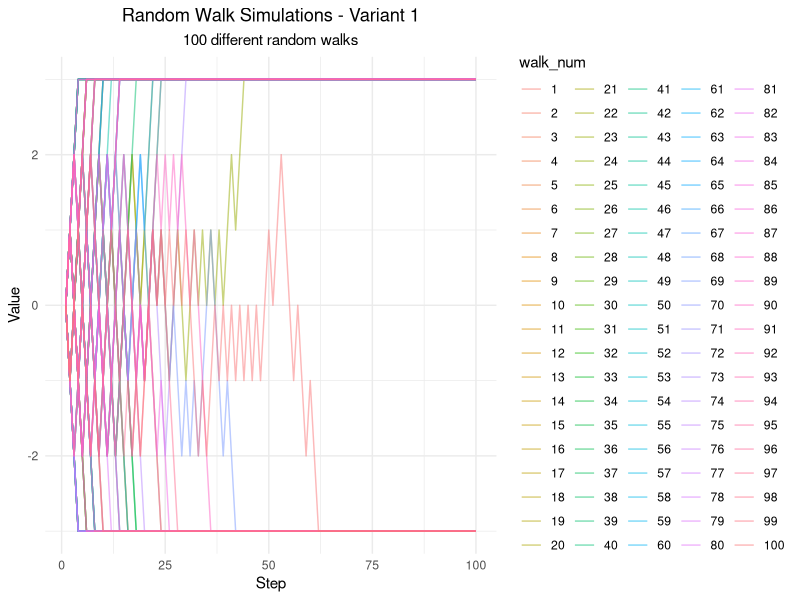
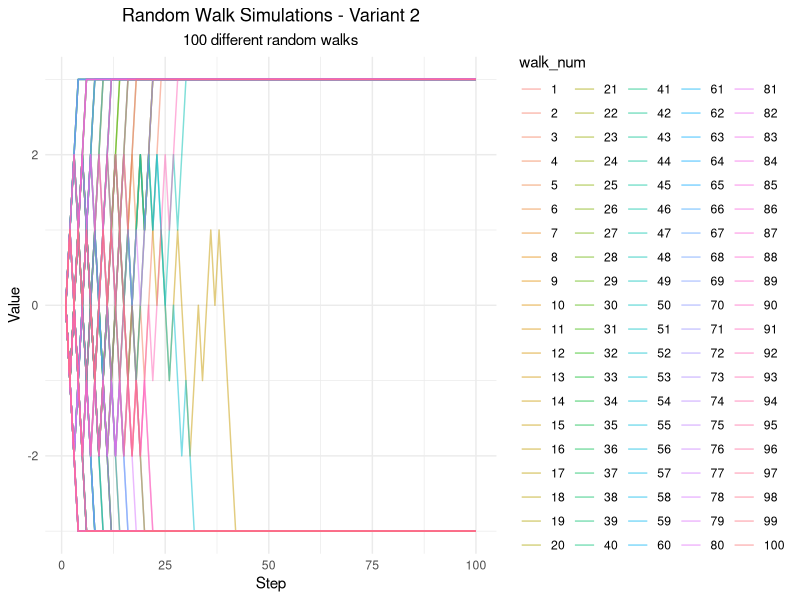
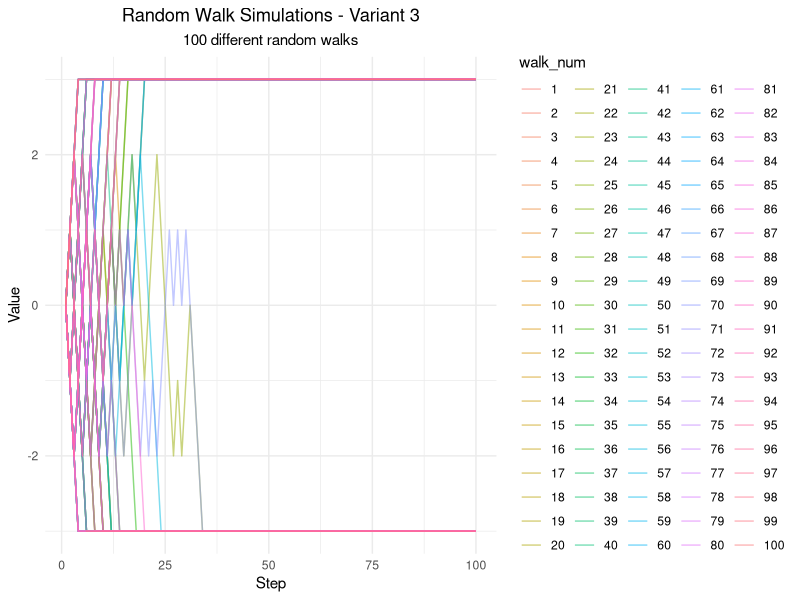
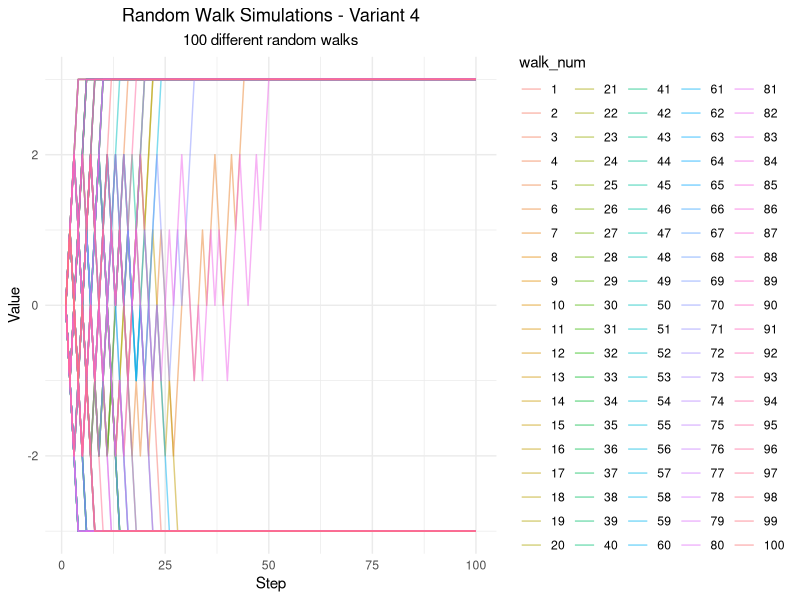
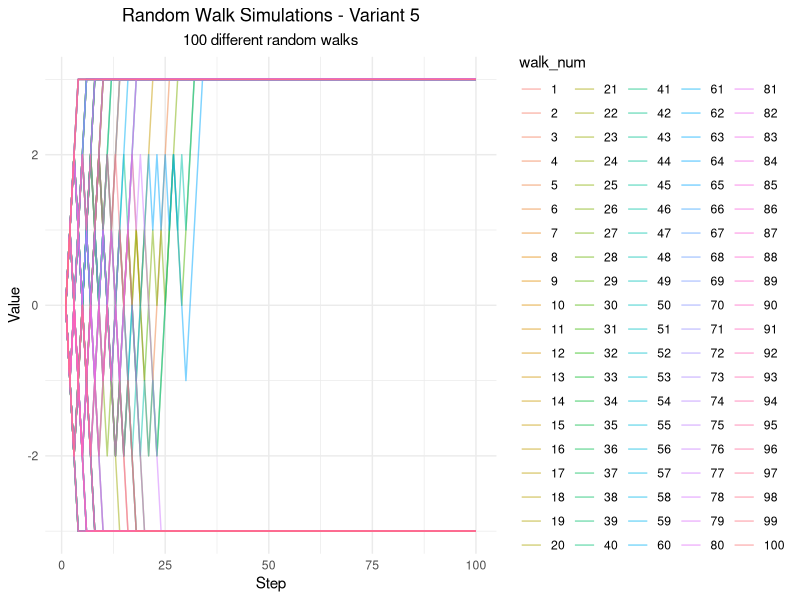
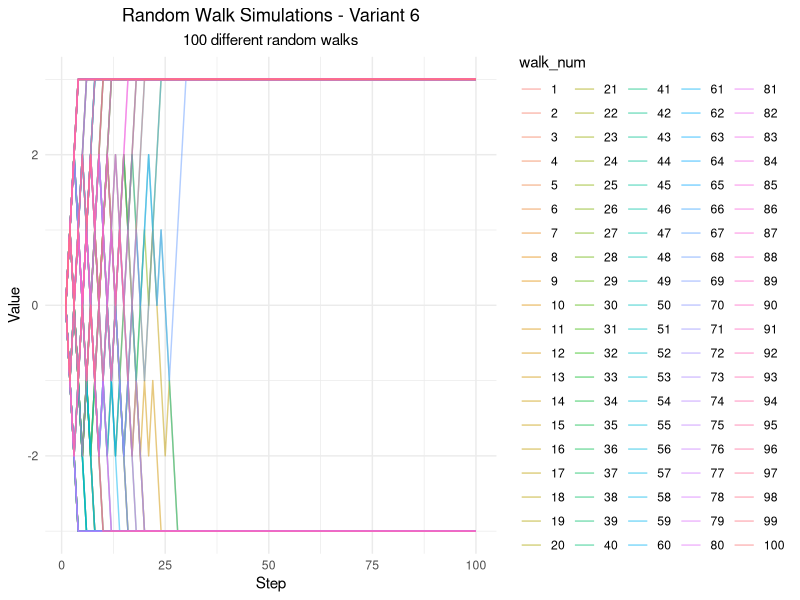
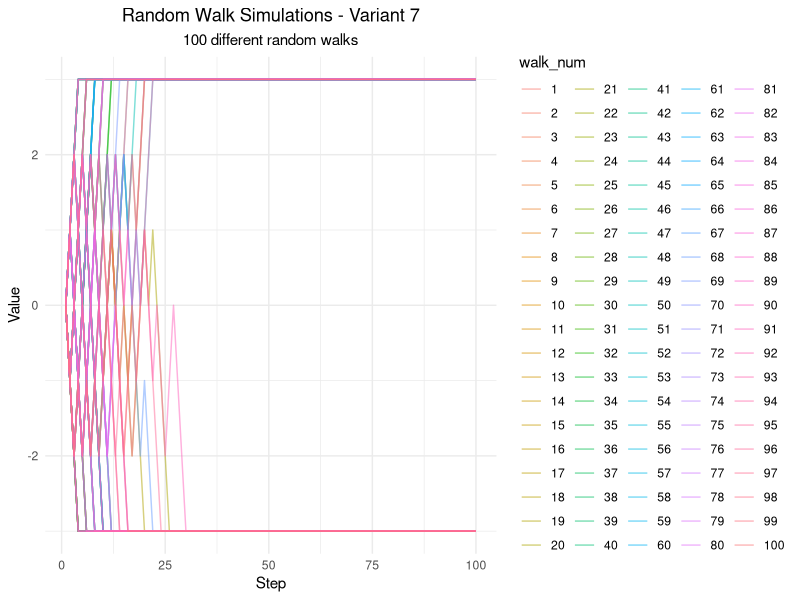
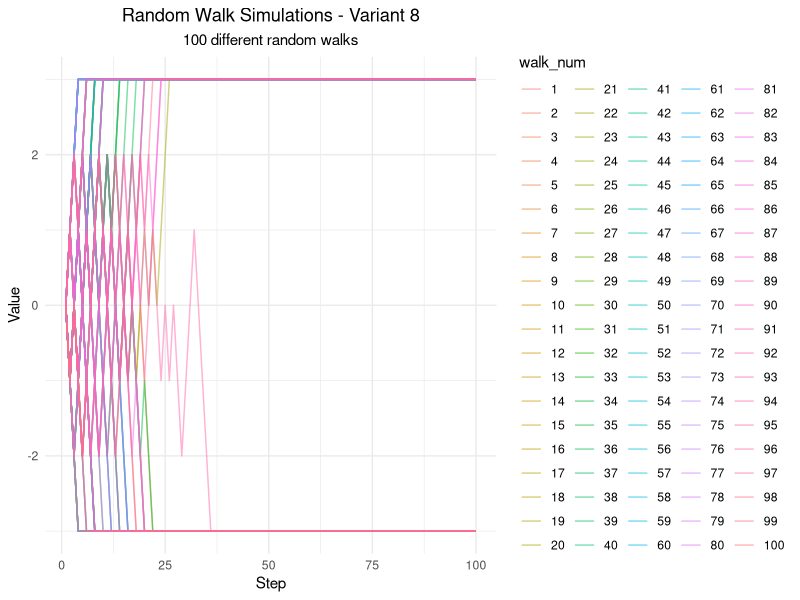

These figures' R source, in order:
# install.packages("ggplot2")
library(ggplot2)

RW <- function(N) {
  steps <- c(0, sample(c(-1, 1), N-1, replace = TRUE))
  x <- cumsum(steps)
  return(x)
}

clip_values <- function(x) {
  x <- pmax(-3, pmin(3, x))
  if (length(x[x == 3]) > 0) {
    x[(which(x == 3)[1] + 1):length(x)] <- 3
  }
  if (length(x[x == -3]) > 0) {
    x[(which(x == -3)[1] + 1):length(x)] <- -3
  }
  return(x)
}

set.seed(NULL)

num_walks <- 100
num_steps <- 100

for (i in 1:10) {
  result_list <- vector("list", num_walks)
  for (j in 1:num_walks) {
    P <- RW(num_steps)
    P <- clip_values(P)
    result_list[[j]] <- P
  }

  min_length <- min(sapply(result_list, length))
  result_list <- lapply(result_list, function(x) x[1:min_length])
  
  data_df <- data.frame(step = rep(1:min_length, num_walks),
                        value = unlist(result_list),
                        walk_num = factor(rep(1:num_walks, each = min_length)),
                        variant = factor(rep(i, num_walks * min_length)))
  
  p <- ggplot(data_df, aes(x = step, y = value, group = walk_num, color = walk_num)) +
    geom_line(alpha = 0.5) +
    theme_minimal() +
    labs(x = "Step", y = "Value", title = paste0("Random Walk Simulations - Variant ", i),
         subtitle = "100 different random walks") +
    theme(plot.title = element_text(hjust = 0.5),
          plot.subtitle = element_text(hjust = 0.5))
  
  p <- p + coord_cartesian(ylim = c(-3, 3))
  

  filename <- paste0("random_walk_variant_", i, ".png")
  ggsave(filename, plot = p, width = 8, height = 6, dpi = 300)
}
